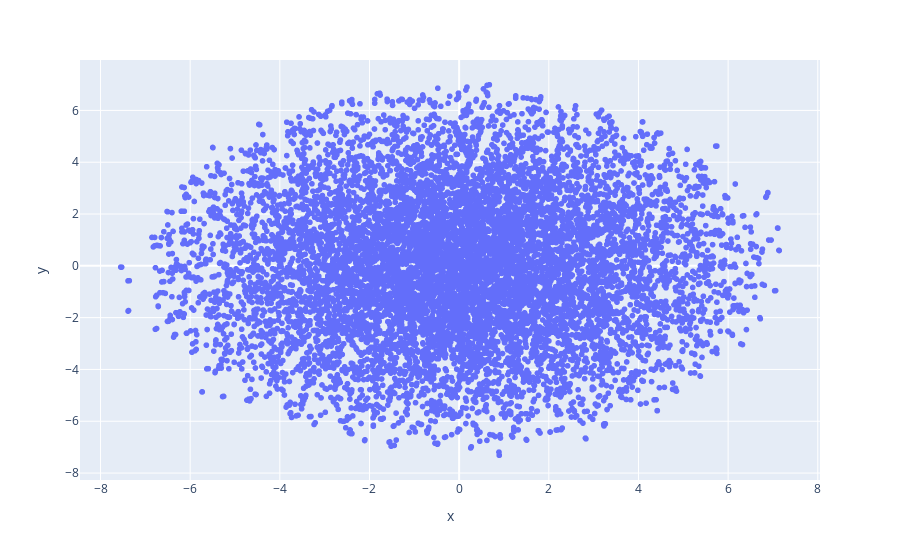

The cell this chart's notebook holds for it:
### Code cell
import plotly.express as px

fig = px.scatter(
    projection, x='x', y='y'
)
fig.show()

report = dp.Report(dp.Plot(fig) ) #Create a report
# report.publish(name='books_scatter_plot', open=True, visibility='PUBLIC') #Publish the report

### Figure 1 — Plotly figure (JSON) as saved in the notebook; plotly's stock layout.template omitted (floating-point values rounded to 4 significant figures; data arrays with more than 128 entries replaced by an {"elided": "..."} marker saying what was removed)
{"data": [{"hovertemplate": "x=%{x}<br>y=%{y}<extra></extra>", "legendgroup": "", "marker": {"color": "#636efa", "symbol": "circle"}, "mode": "markers", "name": "", "showlegend": false, "type": "scattergl", "x": {"elided": "10000 float values"}, "xaxis": "x", "y": {"elided": "10000 float values"}, "yaxis": "y"}], "layout": {"legend": {"tracegroupgap": 0}, "margin": {"t": 60}, "xaxis": {"anchor": "y", "domain": [0, 1], "title": {"text": "x"}}, "yaxis": {"anchor": "x", "domain": [0, 1], "title": {"text": "y"}}}}
